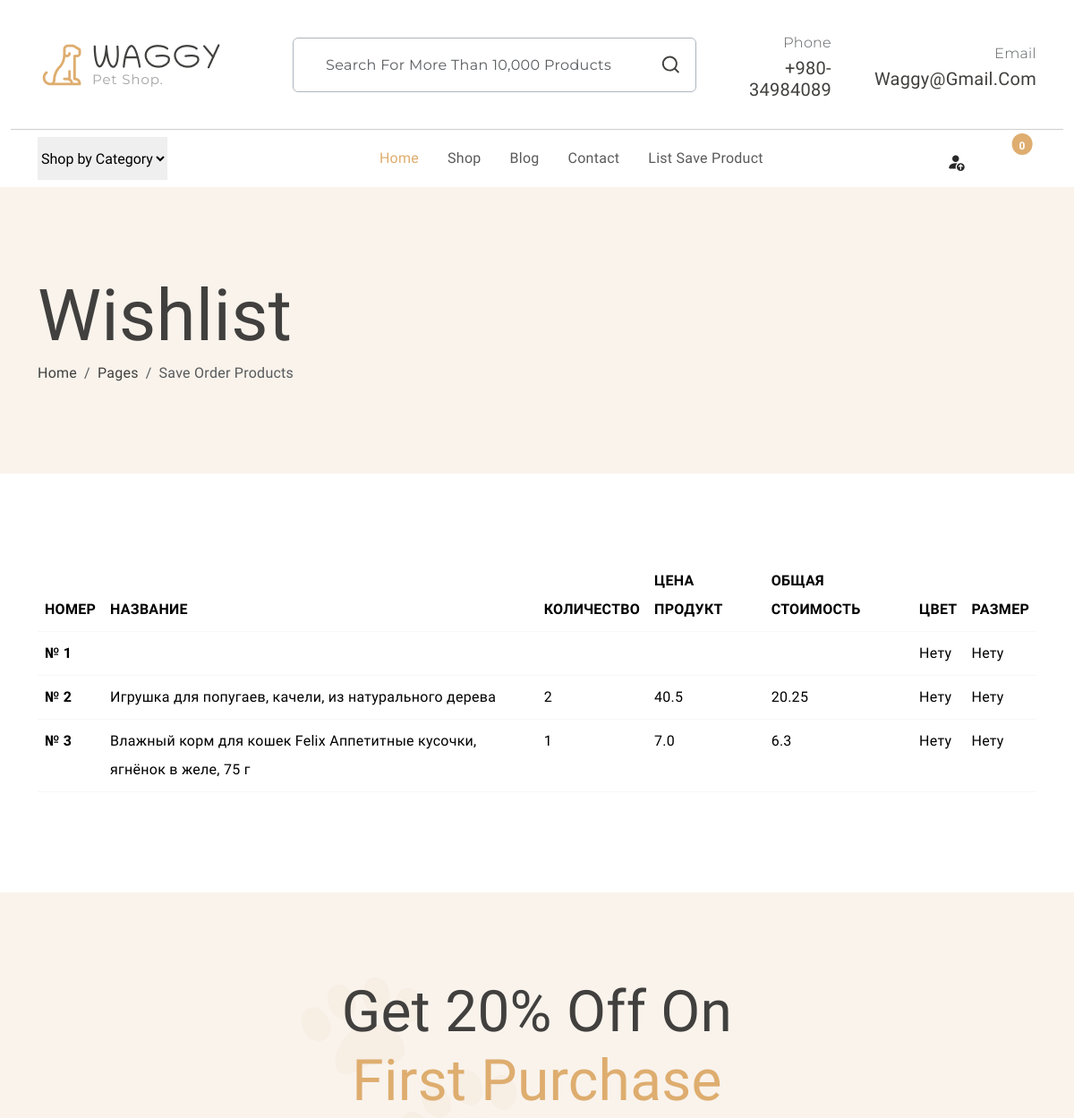
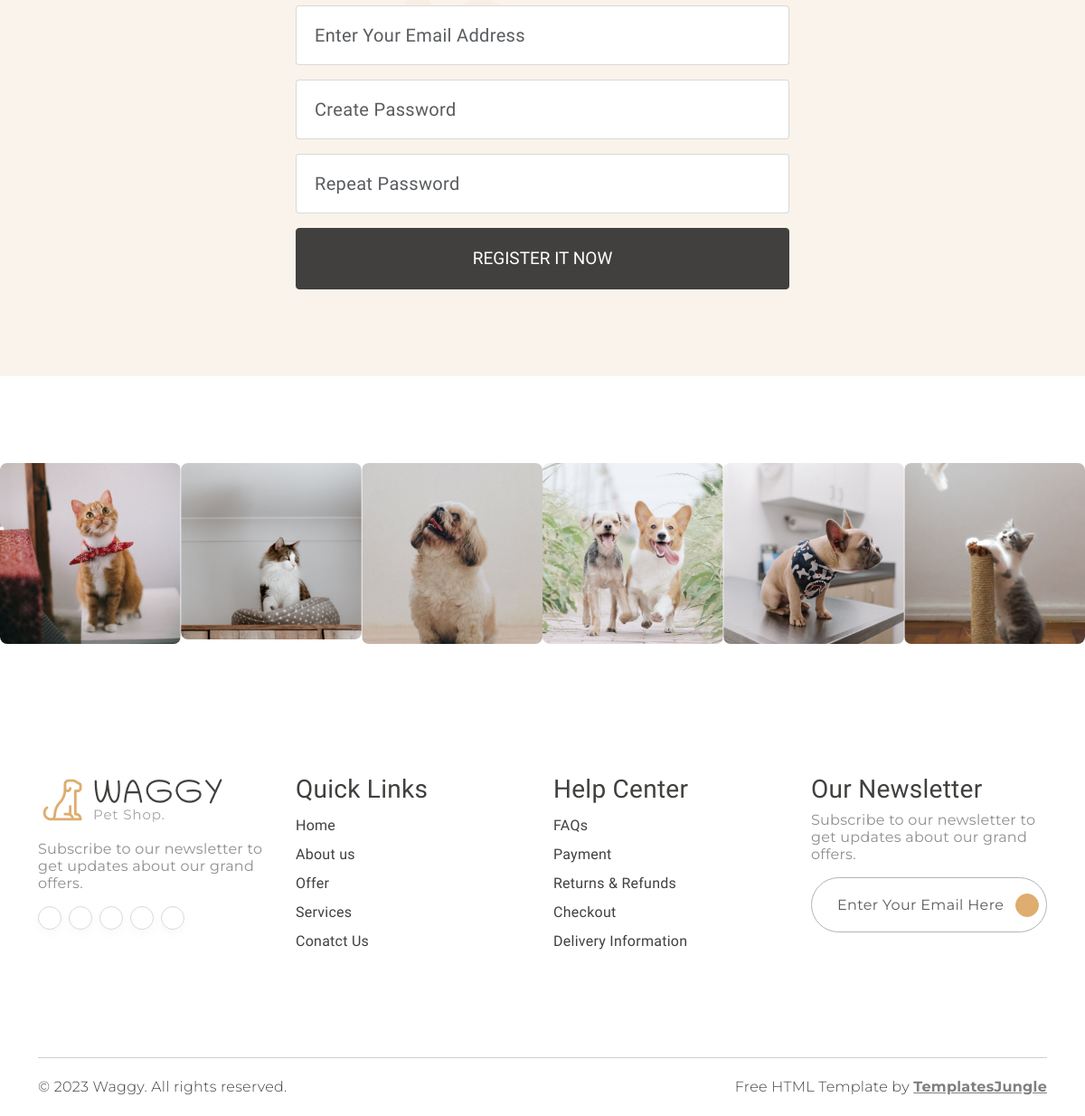
The app's page /payment/list/save/product/ (signed in) with its own data (2 pictures, top to bottom).
### payment/models.py (models this page shows, shortened)
class SaveOrder(models.Model):
    customer = models.ForeignKey(Customer, on_delete=models.SET_NULL, blank=True, null=True)
    created_at = models.DateTimeField(auto_now=True)
    total_price = models.FloatField(default=0)

class SaveOrderProduct(models.Model):
    order = models.ForeignKey(SaveOrder, on_delete=models.CASCADE, null=True, related_name='order_products')
    product = models.CharField(max_length=250)
    quantity = models.IntegerField(default=0)
    product_price = models.FloatField()
    final_price = models.FloatField()
    color = models.CharField(max_length=250, null=True, blank=True)
    size = models.CharField(max_length=250, null=True, blank=True)
    added_at = models.DateTimeField(auto_now=True)

### payment/views.py (the view)
# urls.py: path('list/save/product/', views.list_save_product, name='list_save_product')
def list_save_product(request):
    customer = Customer.objects.get(user=request.user)
    order = SaveOrder.objects.filter(customer=customer)
    context = {
        'title': 'История покупок',
        'order': order
    }
    return render(request, 'payment/list_save_products.html', context)

### payment/templates/payment/list_save_products.html (shortened to what this page needs)
{% extends 'base.html' %}
{% load payment_tag %}
{% block content %}
<section id="banner" class="py-3" style="background: #F9F3EC;">
    <div class="container">
        <div class="hero-content py-5 my-3">
            <h2 class="display-1 mt-3 mb-0">Wishlist</h2>
            <nav class="breadcrumb">
                <a class="breadcrumb-item nav-link" href="#">Home</a>
                <a class="breadcrumb-item nav-link" href="#">Pages</a>
                <span class="breadcrumb-item active" aria-current="page">Save Order Products</span>
            </nav>
        </div>
    </div>
</section>
<section id="" class="py-5 my-5">
    <div class="container">
        <table class="table">
            <thead>
            <tr>
                <th scope="col" class="card-title text-uppercase">Номер</th>
                <th scope="col" class="card-title text-uppercase">Название</th>
                <th scope="col" class="card-title text-uppercase">Количество</th>
                <th scope="col" class="card-title text-uppercase">Цена продукт</th>
                <th scope="col" class="card-title text-uppercase">Общая стоимость</th>
                <th scope="col" class="card-title text-uppercase">Цвет</th>
                <th scope="col" class="card-title text-uppercase">Размер</th>
            </tr>
            </thead>
            <tbody>
            {% for item in order %}
            <tr>
                <th scope="row">№ {{ item.pk }}</th>
                {% get_save_product item.pk as save_product %}
                <td>{{ save_product.product }}</td>
                <td>{{ save_product.quantity }}</td>
                <td>{{ save_product.product_price }}</td>
                <td>{{ save_product.final_price }}</td>
                {% if save_product.color is None %}
                <td>Нету</td>
                {% else %}
                <td>{{ save_product.color }}</td>
                {% endif %}
                {% if save_product.size is None %}
                <td>Нету</td>
                {% else %}
                <td>{{ save_product.size }}</td>
                {% endif %}
            </tr>
            {% endfor %}
            </tbody>
        </table>
    </div>
</section>
{% include 'pages/components/_register.html' %}
{% endblock content %}

### records on screen
SaveOrder: pk "1"
SaveOrder: pk "2"
SaveOrderProduct: product "Игрушка для попугаев, качели, из натурального дерева", quantity "2", product_price "40.5", final_price "20.25"
SaveOrder: pk "3"
SaveOrderProduct: product "Влажный корм для кошек Felix Аппетитные кусочки, ягнёнок в желе, 75 г", quantity "1", product_price "7.0", final_price "6.3"
